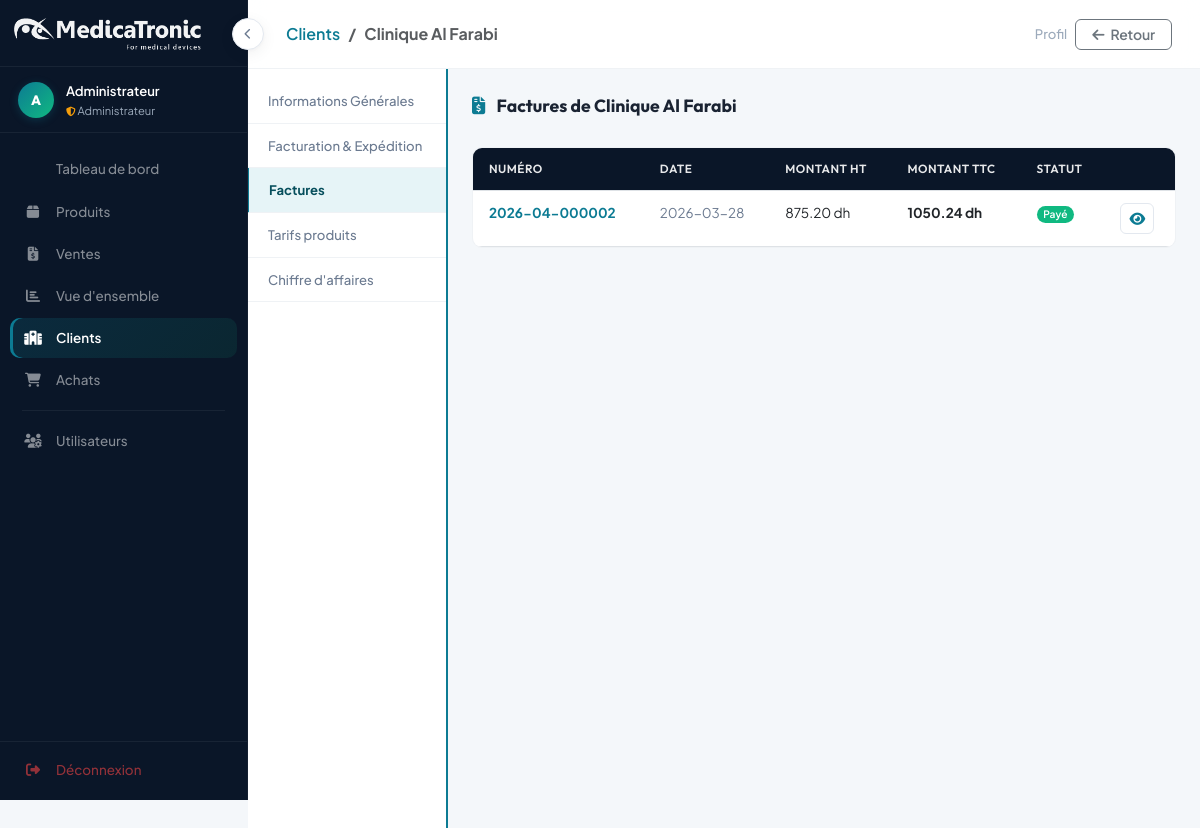
Page /clients/2?tab=factures (signed in) on the earlier database version.
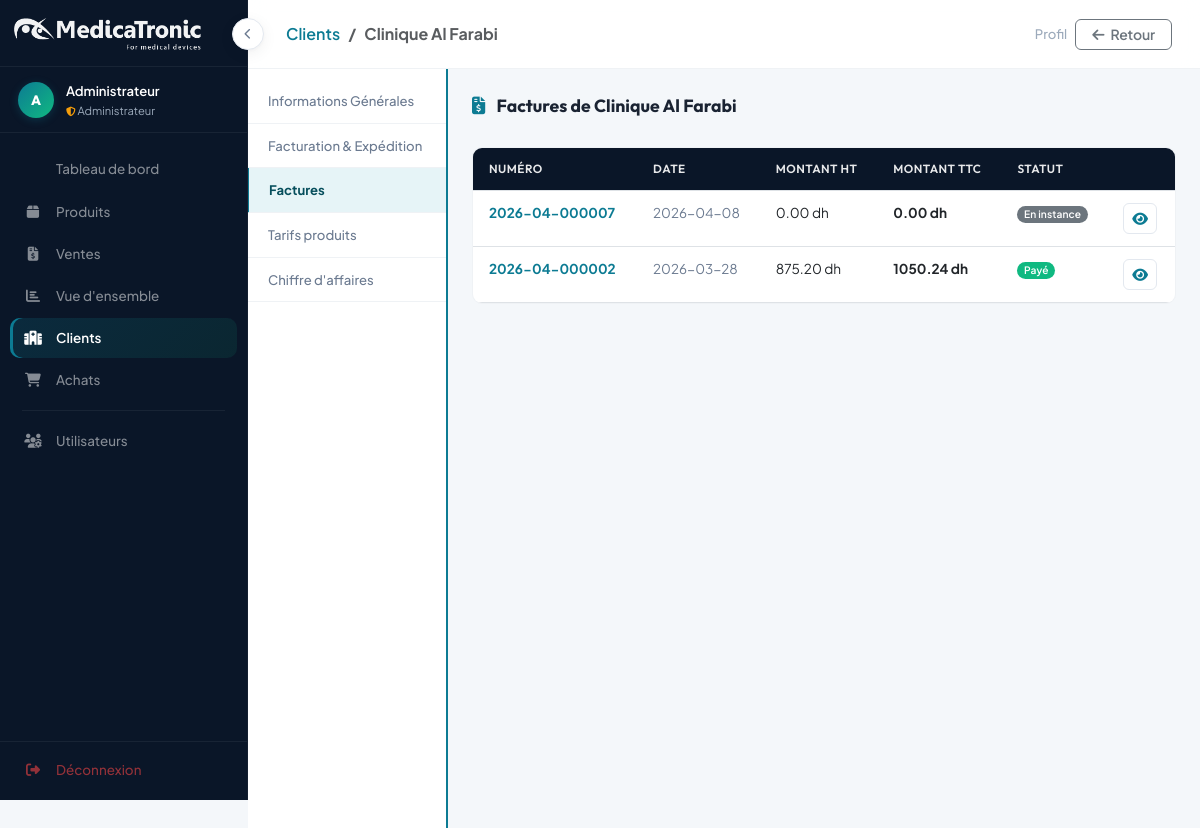
Same page on the later database version.
### tables this page shows
CREATE TABLE factures (
    id                  INTEGER PRIMARY KEY AUTOINCREMENT,
    numero              TEXT UNIQUE,
    client_id           INTEGER,
    date_facture        TEXT,
    date_echeance       TEXT,
    devise              TEXT    DEFAULT 'MAD',
    emplacement_stock   TEXT,
    contact_commercial  TEXT,
    modele              TEXT,
    objet               TEXT,
    remarques           TEXT,
    conditions          TEXT,
    statut              TEXT    DEFAULT 'En instance',
    montant_ht          REAL    DEFAULT 0,
    remise_globale      REAL    DEFAULT 0,
    montant_tva         REAL    DEFAULT 0,
    ajustement          REAL    DEFAULT 0,
    montant_ttc         REAL    DEFAULT 0,
    FOREIGN KEY (client_id) REFERENCES clients(id)
);

### app.py (the view)
@app.route('/clients/<int:id>')
@login_required
def client_detail(id):
    conn   = get_db_connection()
    tab    = request.args.get('tab', 'general')
    client = conn.execute('SELECT * FROM clients WHERE id=?', (id,)).fetchone()
    if not client:
        conn.close()
        return redirect(url_for('clients_list'))
    factures = conn.execute('''
        SELECT * FROM factures WHERE client_id=? ORDER BY date_facture DESC
    ''', (id,)).fetchall()
    prix_vente = conn.execute('''
        SELECT pv.*, p.nom AS produit_nom, p.reference AS produit_ref
        FROM prix_vente pv JOIN produits p ON pv.produit_id = p.id
        WHERE pv.client_id=? ORDER BY p.nom
    ''', (id,)).fetchall()
    conn.close()
    return render_template('client_detail.html', client=client, is_new=False,
                           tab=tab, factures=factures, prix_vente=prix_vente)

### app.py (called while the page is built)
def get_db_connection():
    conn = sqlite3.connect('database.db')
    conn.row_factory = sqlite3.Row
    conn.execute("PRAGMA foreign_keys = ON")
    return conn

def login_required(f):
    @functools.wraps(f)
    def decorated(*args, **kwargs):
        if 'user_id' not in session:
            return redirect(url_for('login', next=request.url))
        return f(*args, **kwargs)
    return decorated

### templates/client_detail.html (shortened to what the changed rows need)
<!DOCTYPE html>
<html lang="fr">
<head>
    <link href="https://cdn.jsdelivr.net/npm/bootstrap@5.3.0/dist/css/bootstrap.min.css" rel="stylesheet">
    <link rel="stylesheet" href="https://cdnjs.cloudflare.com/ajax/libs/font-awesome/6.4.0/css/all.min.css">
    <link rel="stylesheet" href="{{ url_for('static', filename='style.css') }}">
</head>
<body>
<div class="main-content">
    <div class="detail-wrapper">
            {% set current_tab = tab if not is_new else 'general' %}
        <div class="detail-main p-4">
                {% if current_tab == 'general' %}
                <div class="section-title">
                    <i class="fas fa-building me-2" style="color:var(--primary);"></i>
                    Informations G&eacute;n&eacute;rales
                </div>
                <div class="row">
                    <div class="col-md-6">
                        <div class="form-field">
                            <label>Entreprise *</label>
                            <input type="text" name="nom" value="{{ (client.nom or '') if client else '' }}" required placeholder="Nom de l'entreprise">
                        </div>
                    </div>
                    <div class="col-md-6">
                        <div class="form-field">
                            <label>T&eacute;l&eacute;phone</label>
                            <input type="text" name="telephone" value="{{ (client.telephone or '') if client else '' }}" placeholder="T&eacute;l&eacute;phone fixe">
                        </div>
                    </div>
                    <div class="col-md-6">
                        <div class="form-field">
                            <label>Email</label>
                            <input type="email" name="email" value="{{ (client.email or '') if client else '' }}" placeholder="email@exemple.com">
                        </div>
                    </div>
                    <div class="col-md-6">
                        <div class="form-field">
                            <label>Adresse</label>
                            <input type="text" name="adresse" value="{{ (client.adresse or '') if client else '' }}" placeholder="Adresse">
                        </div>
                    </div>
                    <div class="col-md-6">
                        <div class="form-field">
                            <label>Code client</label>
                            <input type="text" value="{{ (client.code_client or '') if client else '' }}" disabled
                                   placeholder="Auto-g&#233;n&#233;r&#233;" style="color:var(--text-tertiary);">
                        </div>
                    </div>
                    <div class="col-md-6">
                        <div class="form-field">
                            <label>Code postal</label>
                            <input type="text" name="code_postal" value="{{ (client.code_postal or '') if client else '' }}" placeholder="Code postal">
                        </div>
                    </div>
                    <div class="col-md-6">
                        <div class="form-field">
                            <label>ICE</label>
                            <input type="text" name="ice" value="{{ (client.ice or '') if client else '' }}" placeholder="Identifiant Commun de l'Entreprise">
                        </div>
                    </div>
                    <div class="col-md-6">
                        <div class="form-field">
                            <label>R&eacute;gion</label>
                            <input type="text" name="region" value="{{ (client.region or '') if client else '' }}" placeholder="R&eacute;gion">
                        </div>
                    </div>
                    <div class="col-md-6">
                        <div class="form-field">
                            <label>Identifiant fiscal (IF)</label>
                            <input type="text" name="identifiant_fiscal" value="{{ (client.identifiant_fiscal or '') if client else '' }}" placeholder="IF">
                        </div>
                    </div>
                    <div class="col-md-6">
                        <div class="form-field">
                            <label>Ville</label>
                            <input type="text" name="ville" value="{{ (client.ville or '') if client else '' }}" placeholder="Ville">
                        </div>
                    </div>
                    <div class="col-md-6">
                        <div class="form-field">
                            <label>Latitude (Google Maps)</label>
                            <input type="text" name="latitude" value="{{ (client.latitude or '') if client else '' }}" placeholder="Latitude">
                        </div>
                    </div>
                    <div class="col-md-6">
                        <div class="form-field">
                            <label>Pays</label>
                            <select name="pays" class="form-select" style="border:none; border-bottom:1.5px solid var(--border); border-radius:0; padding:8px 0;">
                                <option value="Maroc" {% if not client or (client and client.pays == 'Maroc') %}selected{% endif %}>Maroc</option>
                                <option value="France" {% if client and client.pays == 'France' %}selected{% endif %}>France</option>
                                <option value="Belgique" {% if client and client.pays == 'Belgique' %}selected{% endif %}>Belgique</option>
                                <option value="Autre" {% if client and client.pays == 'Autre' %}selected{% endif %}>Autre</option>
                            </select>
                        </div>
                    </div>
                    <div class="col-md-6">
                        <div class="form-field">
                            <label>Longitude (Google Maps)</label>
                            <input type="text" name="longitude" value="{{ (client.longitude or '') if client else '' }}" placeholder="Longitude">
                        </div>
                    </div>
                    <div class="col-md-6">
                        <div class="form-field">
                            <label>GSM</label>
                            <input type="text" name="gsm" value="{{ (client.gsm or '') if client else '' }}" placeholder="Num&eacute;ro mobile">
                        </div>
                    </div>
                    <div class="col-md-6">
                        <div class="form-field">
                            <label>Contact</label>
                            <input type="text" name="contact" value="{{ (client.contact or '') if client else '' }}" placeholder="Nom du contact">
                        </div>
                    </div>
                    <div class="col-md-6">
                        <div class="form-field">
                            <label>Type Client</label>
                            <select name="type" class="form-select" style="border:none; border-bottom:1.5px solid var(--border); border-radius:0; padding:8px 0;">
                                <option value="H&ocirc;pital" {% if client and client.type == 'H\u00f4pital' %}selected{% endif %}>H&ocirc;pital</option>
                                <option value="Clinique" {% if client and client.type == 'Clinique' %}selected{% endif %}>Clinique</option>
                                <option value="Cabinet" {% if client and client.type == 'Cabinet' %}selected{% endif %}>Cabinet m&eacute;dical</option>
                                <option value="Pharmacie" {% if client and client.type == 'Pharmacie' %}selected{% endif %}>Pharmacie</option>
                                <option value="Distributeur" {% if client and client.type == 'Distributeur' %}selected{% endif %}>Distributeur</option>
                                <option value="Autre" {% if client and client.type == 'Autre' %}selected{% endif %}>Autre</option>
                            </select>
                        </div>
                    </div>
                </div>
                <hr style="border-color:var(--border-light); margin:24px 0;">
                <div class="section-title" style="font-size:0.95rem;">
                    <i class="fas fa-tag me-2" style="color:var(--primary);"></i>
                    Tarification
                </div>
                {% set current_tarif = (client.tarification or 'T1') if client else 'T1' %}
                <div class="row g-3 mb-4">
                    <div class="col-md-4">
                        <label class="tarif-option {% if current_tarif == 'T1' %}selected{% endif %}" onclick="selectTarif('T1', this)">
                            <input type="radio" name="tarification" value="T1" {% if current_tarif == 'T1' %}checked{% endif %}>
                            <div class="heading" style="font-size:1.3rem; color:var(--primary);">T1</div>
                            <div style="font-size:0.78rem; color:var(--text-secondary); font-weight:600;">Tarif Standard</div>
                        </label>
                    </div>
                    <div class="col-md-4">
                        <label class="tarif-option {% if current_tarif == 'T2' %}selected{% endif %}" onclick="selectTarif('T2', this)">
                            <input type="radio" name="tarification" value="T2" {% if current_tarif == 'T2' %}checked{% endif %}>
                            <div class="heading" style="font-size:1.3rem; color:var(--success);">T2</div>
                            <div style="font-size:0.78rem; color:var(--text-secondary); font-weight:600;">Tarif Pr&eacute;f&eacute;rentiel</div>
                        </label>
                    </div>
                    <div class="col-md-4">
                        <label class="tarif-option {% if current_tarif == 'T3' %}selected{% endif %}" onclick="selectTarif('T3', this)">
                            <input type="radio" name="tarification" value="T3" {% if current_tarif == 'T3' %}checked{% endif %}>
                            <div class="heading" style="font-size:1.3rem; color:var(--warning);">T3</div>
                            <div style="font-size:0.78rem; color:var(--text-secondary); font-weight:600;">Tarif Premium</div>
                        </label>
                    </div>
                </div>
                {% elif current_tab == 'factures' and not is_new %}
                {% if factures %}
                <div style="border-radius:var(--radius-md); overflow:hidden; border:1px solid var(--border-light);">
                <table class="table table-sm tab-table mb-0">
                    <thead><tr><th>Num&eacute;ro</th><th>Date</th><th>Montant HT</th><th>Montant TTC</th><th>Statut</th><th></th></tr></thead>
                    <tbody>
                        {% for f in factures %}
                        <tr>
                            <td class="fw-bold" style="color:var(--primary);">{{ f.numero }}</td>
                            <td style="color:var(--text-secondary); font-size:0.84rem;">{{ f.date_facture or '&mdash;' }}</td>
                            <td>{{ "%.2f"|format(f.montant_ht or 0) }} dh</td>
                            <td class="fw-bold">{{ "%.2f"|format(f.montant_ttc or 0) }} dh</td>
                            <td>
                                {% if f.statut == 'Pay\u00e9' %}<span class="badge bg-success">Pay&eacute;</span>
                                {% elif f.statut == 'Impay\u00e9' %}<span class="badge bg-danger">Impay&eacute;</span>
                                {% elif f.statut == 'Partiellement pay\u00e9' %}<span class="badge bg-warning text-dark">Partiel</span>
                                {% else %}<span class="badge bg-secondary">{{ f.statut }}</span>{% endif %}
                            </td>
                            <td><a href="{{ url_for('edit_facture', id=f.id) }}" class="btn btn-sm btn-outline-primary" style="border-radius:var(--radius-sm); border-color:var(--border); color:var(--primary);"><i class="fas fa-eye"></i></a></td>
                        </tr>
                        {% endfor %}
                    </tbody>
                </table>
                </div>
                {% else %}
                <div class="empty-state"><i class="fas fa-file-invoice"></i>Aucune facture pour ce client.</div>
                {% endif %}
                {% endif %}
        </div>
    </div>
</div>
</body>
</html>

Differences in the rows shown:
added factures: numero "2026-04-000007", date_facture "2026-04-08", montant_ht "0.00", montant_ttc "0.00", statut "En instance"
